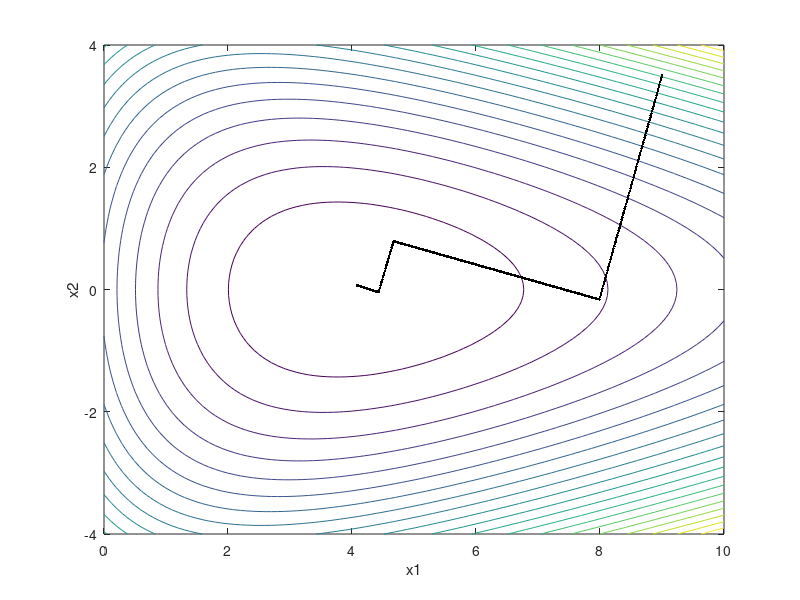

The MATLAB script that drew this image:
% 例程 2.16  最速下降法示例
[vx1, vx2] = meshgrid(0: 0.1: 10, -4: 0.1: 4);
y = (exp(-(vx1 - 3)/2)) + (exp((vx1 + 4*vx2)/10)) + (exp((vx1 - 4*vx2)/10));
%  绘制函数等高线
figure(1)
contour(vx1, vx2, y, 20);
hold  on;
xlabel('x1');  ylabel('x2');
%  最速下降搜索
%  设置迭代初始点
x1i = 9;
x2i = 3.5;
%  多段搜索路径迭代
for M = 1:4
    yi = (exp(-(x1i - 3)/2)) + (exp((x1i + 4*x2i)/10)) + (exp((x1i - 4*x2i)/10));
    %  计算梯度
    aux1 = (-0.5*exp(-(x1i - 3)/2)) ...
        + (0.1*exp((x1i + 4*x2i)/10)) ...
        + (0.1*exp((x1i - 4*x2i)/10));
    aux2 = (0.4*exp((x1i + 4*x2i)/10)) ...
        - (0.4*exp((x1i - 4*x2i)/10));
    g = [aux1, aux2];
    m = g(2)/g(1);  %  计算梯度方向的斜率
    %  判断梯度在x1轴上的分量符号
    s = 1;
    if g (1) < 0
        s= -1;
    end
    flag =1;
    yref = yi;
    x1 = x1i;
    while flag == 1
        x2 = m*(x1 - x1i) + x2i;
        y = (exp(-(x1 - 3)/2)) + (exp((x1 + 4*x2)/10)) + (exp((x1 - 4*x2)/10));
        if y > yref
            flag = 0;
        else
            yref = y;
            plot(x1, x2, 'k. ');
            x1o = x1;
            x2o = x2;
            x1 = x1 - (s*0.01);
        end
    end
    x1i = x1o;
    x2i = x2o;
end
